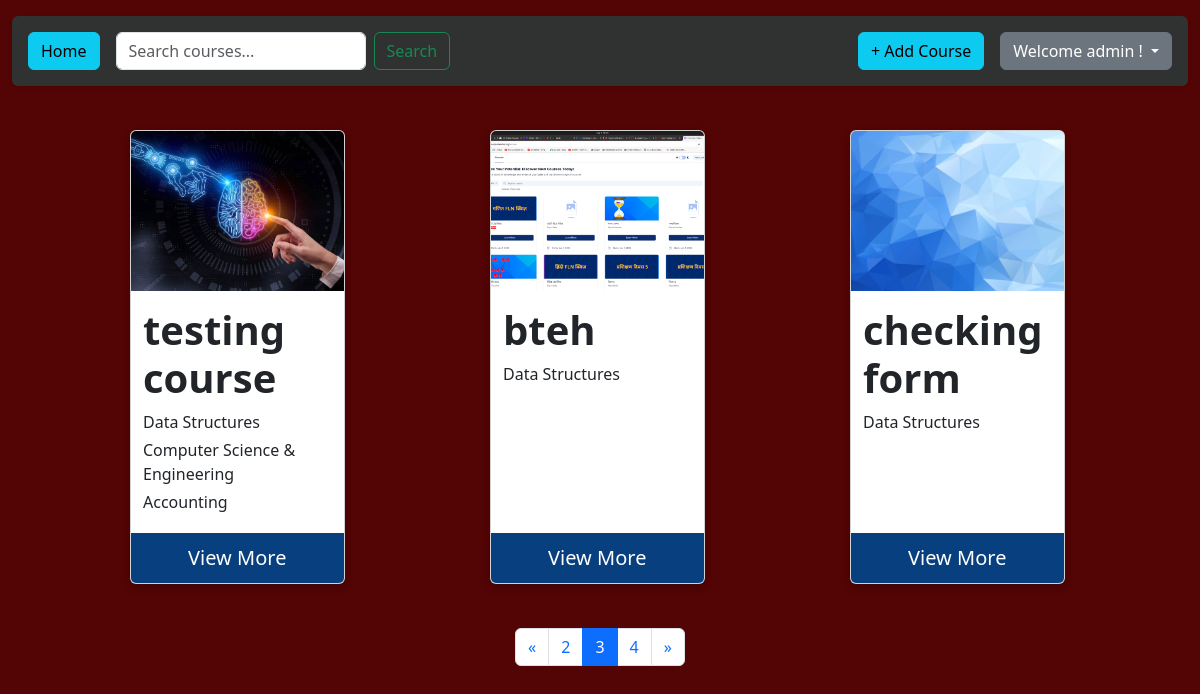
Page /courses/?page=3 (signed in) on the committed database.
### cards/models.py (models this page shows, shortened)
class Course(models.Model):
    statuschoices=[
         ("active","ACTIVE"),
         ("inactive","INACTIVE")
    ]
    course_name=models.CharField(max_length=50,unique=True)
    subjects=models.ManyToManyField(Subject,related_name="courses")
    image=models.ImageField(upload_to="course/")
    status=models.CharField(
         choices=statuschoices,
         default="active"
    )
    created_at=models.DateTimeField(auto_now_add=True)
    updated_at=models.DateTimeField(auto_now=True)
    description=models.TextField()

class Subject(models.Model):
    subject=models.CharField(max_length=50)
    def __str__(self):
        return f"{self.subject}"

### cards/views.py (the view)
# urls.py: path('courses/',views.courseview,name="courseview"),
@login_required(login_url='/login/')
def courseview(request):
    search_query=request.GET.get('q','')
    if request.user.is_superuser:
        courses=Course.objects.prefetch_related("subjects").all()
    else:
        courses=Course.objects.prefetch_related("subjects").exclude(status="inactive")
    if search_query:
        courses=courses.filter(course_name__startswith=search_query)
    paginator=Paginator(courses,3)
    page_number = request.GET.get("page")
    page_obj = paginator.get_page(page_number)
    if request.method =="POST":
        print(request.POST)
        if 'changepassword' in request.POST:
            form=CourseForm()
            passform=ChangePassword(user=request.user,data=request.POST)
            if passform.is_valid():
                passform.save()
                return JsonResponse({"status":"success"})
            else:
                return JsonResponse({"status":"error","errors":passform.errors},status=400)
        else:
            passform=ChangePassword(user=request.user)
            form=CourseForm(request.POST,request.FILES)
            if form.is_valid():
                form.save()
                return JsonResponse({"status": "success"})
            else:
                return JsonResponse({"status": "error", "errors": form.errors}, status=400)
    else:
        form=CourseForm()
        passform=ChangePassword(user=request.user)
    context={
        "courses":page_obj,
        "form":form,
        "query":search_query,
        "passform":passform
    }
    return render(request,"course.html",context)

### cards/forms.py (shortened to what this page needs)
class CourseForm(forms.ModelForm):
    class Meta:
        model=Course
        fields=["course_name","subjects","image","status","description"]
        error_messages={
            "subjects":{
                "required":"Select atleast 1 subject"
            }
        }
        widgets={
            "course_name":forms.TextInput(attrs={
                "class":"form-control",
                "placeholder":"Enter Course Name"
            }),
            "subjects":forms.CheckboxSelectMultiple(attrs={
                            "class":"form-check-label"
                        }),
            "image":forms.FileInput(attrs={
                            "class":"form-control",
                            'accept': 'image/*'
                        }),
            "status":forms.RadioSelect(attrs={
                            "class":"form-check-label"
                        }),
            "description":forms.Textarea(attrs={
                            "class":"form-control",
                            "placeholder":"Add Description*",
                            "required":True
                        }),
        }

class ChangePassword(PasswordChangeForm):
    def __init__(self, user, *args, **kwargs):
        super().__init__(user, *args, **kwargs)
        PasswordChangeForm.error_messages={
            "password_incorrect":"Doesnt match your Current Password.",
            "password_mismatch":"Doesn't match your New Password."
        }
        print(self.error_messages)
        self.fields['old_password'].widget.attrs.update(
            {
                'class':'form-control',
                'placeholder':'current password'
            }
        )
        self.fields['new_password1'].widget.attrs.update(
                    {
                        'class':'form-control',
                        'placeholder':'new password'
                    }
                )
        self.fields['new_password2'].widget.attrs.update(
                            {
                                'class':'form-control',
                                'placeholder':'confirm password'
                            }
                        )

### cards/templates/course.html (shortened to what this page needs)
{% load static %}
<!DOCTYPE html>
<html lang="en">
<head>
    <link rel="stylesheet" href="{% static 'css/style.css' %}">
    <link href="https://cdn.jsdelivr.net/npm/bootstrap@5.3.3/dist/css/bootstrap.min.css" rel="stylesheet">
</head>
<body style="background-color: rgb(83 4 4);">
<div class="container-fluid mt-3">
    <nav class="navbar navbar-expand-lg rounded p-3 mb-4 shadow-sm" style="background-color: #303131;">
        <div class="container-fluid d-flex flex-wrap justify-content-between align-items-center p-0">
            <div class="d-flex align-items-center gap-3">
                <a href="{% url 'courseview'%}">
                    <button type="button" class="btn btn-info explicit">Home</button>
                </a>
                <form method="GET" class="d-flex m-0">
                    <input class="form-control me-2" type="search" name="q" value="{{ query }}" placeholder="Search courses..." style="width: 250px;">
                    <button class="btn btn-outline-success" type="submit">Search</button>
                </form>
            </div>
            <div class="d-flex align-items-center gap-3 mt-3 mt-lg-0">
                {% if user.is_staff or user.is_superuser %}
                <button type="button" class="btn btn-info explicit" data-bs-toggle="modal" data-bs-target="#myModal">
                    + Add Course
                </button>
                {% endif %}
                <div class="dropdown">
                    <button class="btn btn-secondary dropdown-toggle" type="button" data-bs-toggle="dropdown" aria-expanded="false">
                        Welcome {{request.user}} !
                    </button>
                </div>
            </div>
        </div>
    </nav>
</div>
<div class="courses-grid">
    {% for course in courses %}
    <div class="card">
        <img src="{{course.image.url}}" alt="courses-image" style="width:100%">
        <div class="container">
            <h1><b>{{course.course_name}}</b></h1>
            {% for subject in course.subjects.all %}
                <p class="subjects">{{subject.subject}}</p>
            {% endfor %}
        </div>
        <a href="{% url 'coursedetail' course.pk %}" class="btn-wrapper" style="margin-top: auto">
            <button id="explicit">View More</button>
        </a>
    </div>
    {% endfor %}
</div>
<div class="d-flex justify-content-center mt-4 mb-5">
    <nav aria-label="Page navigation">
        <ul class="pagination">
            {% if courses.has_previous %}
            <li class="page-item">
                <a class="page-link" href="?page={{courses.previous_page_number}}" aria-label="Previous">
                    <span aria-hidden="true">&laquo;</span>
                </a>
            </li>
            <li class="page-item"><a class="page-link" href="?page={{courses.previous_page_number}}">{{courses.previous_page_number}}</a></li>
            {% endif %}
            <li class="page-item active"><a class="page-link" href="?page={{courses.number}}">{{courses.number}}</a></li>
            {% if courses.has_next %}
            <li class="page-item"><a class="page-link" href="?page={{courses.next_page_number}}">{{courses.next_page_number}}</a></li>
            <li class="page-item">
                <a class="page-link" href="?page={{courses.next_page_number}}" aria-label="Next">
                    <span aria-hidden="true">&raquo;</span>
                </a>
            </li>
            {% endif %}
        </ul>
    </nav>
</div>
</body>
</html>

### cards/static/css/style.css (style rules this page uses)
.courses-grid { display: grid; grid-template-columns: repeat(3, 1fr); gap: 30px; padding: 20px; margin-left: 110px; }
.card { box-shadow: 0 4px 8px 0 rgba(0,0,0,0.2); border-radius: 5px; display: flex; flex-direction: column; overflow: hidden; width: 65%; }
.card img { width: 100%; height: 160px; object-fit: cover; }
.container { padding: 15px; flex-grow: 1; }
.btn-wrapper { margin-top: auto; width: 100%; }
#explicit { background-color: rgb(8, 63, 126); font-size: 20px; color: white; padding: 10px; width: 100%; border: none; cursor: pointer; }
.subjects { margin-bottom: 4px; }

### rows in the picture
Course: image (picture), course_name "testing course"
Subject: subject "Data Structures"
Subject: subject "Computer Science & Engineering"
Subject: subject "Accounting"
Course: image (picture), course_name "bteh"
Course: image (picture), course_name "checking form"

### other values in the picture
{{ request.user }} "admin"
{{ courses.previous_page_number }} "2"
{{ courses.number }} "3"
{{ courses.next_page_number }} "4"
